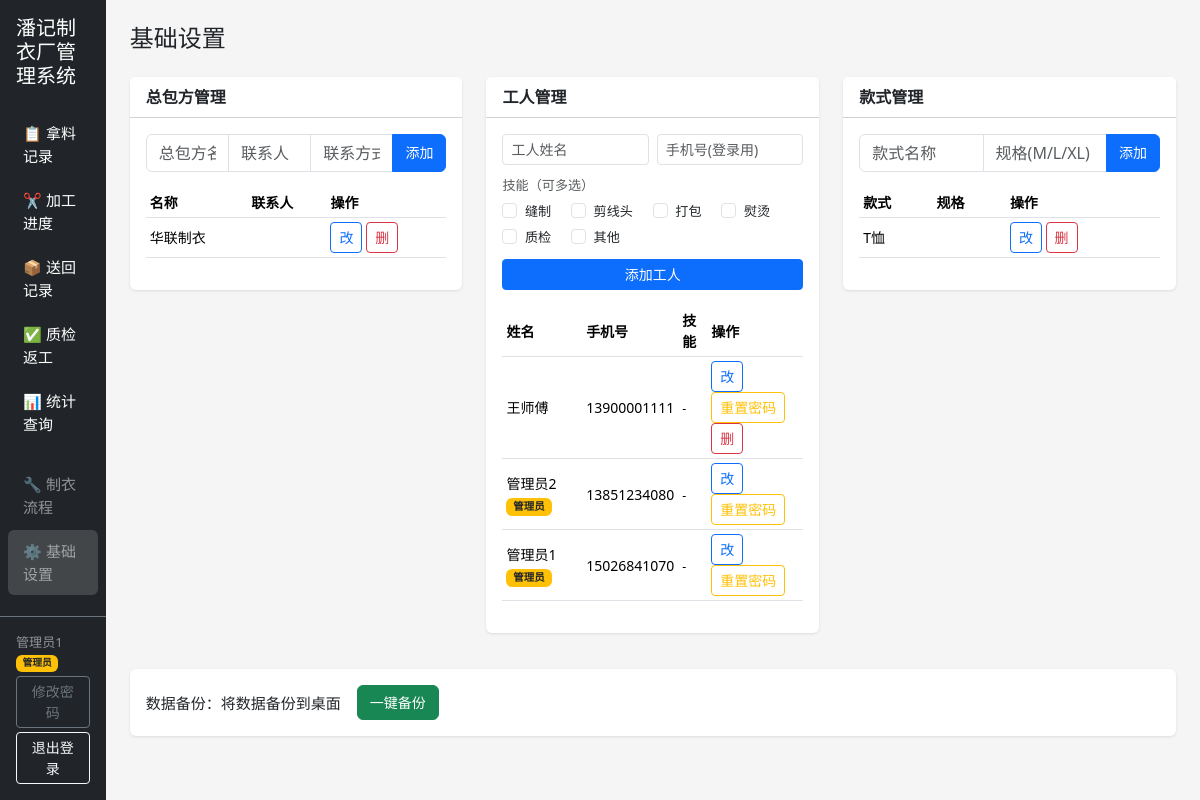
The app's page /settings/ (signed in) with its own data.
### tables this page shows
CREATE TABLE worker (
    id INTEGER PRIMARY KEY AUTOINCREMENT,
    name TEXT NOT NULL,
    phone TEXT DEFAULT '',
    password TEXT DEFAULT '',
    pwd_changed INTEGER DEFAULT 0,
    is_admin INTEGER DEFAULT 0
);

CREATE TABLE contractor (
    id INTEGER PRIMARY KEY AUTOINCREMENT,
    name TEXT NOT NULL,
    contact_person TEXT DEFAULT '',
    contact_info TEXT DEFAULT ''
);

CREATE TABLE style (
    id INTEGER PRIMARY KEY AUTOINCREMENT,
    name TEXT NOT NULL,
    spec TEXT DEFAULT ''
);

### garment/app/views/settings.py (the view)
@bp.route('/')
def index():
    db = get_db()
    contractors = db.execute('SELECT * FROM contractor ORDER BY id DESC').fetchall()
    workers_raw = db.execute('SELECT * FROM worker ORDER BY id DESC').fetchall()
    styles = db.execute('SELECT * FROM style ORDER BY id DESC').fetchall()
    workers = []
    for w in workers_raw:
        skills = db.execute('SELECT skill FROM worker_skill WHERE worker_id=?', (w['id'],)).fetchall()
        workers.append({**dict(w), 'skills': [s['skill'] for s in skills]})
    return render_template('settings.html', contractors=contractors, workers=workers, styles=styles)

### garment/app/models.py (called while the page is built)
def get_db():
    if 'db' not in g:
        g.db = sqlite3.connect(current_app.config['DB_PATH'])
        g.db.row_factory = sqlite3.Row
        g.db.execute('PRAGMA foreign_keys = ON')
    return g.db

### garment/app/views/auth.py (called while the page is built)
@bp.before_app_request
def load_current_user():
    user_id = session.get('user_id')
    if user_id:
        g.user = get_db().execute('SELECT * FROM worker WHERE id=?', (user_id,)).fetchone()
    else:
        g.user = None
    if g.user and not g.user['pwd_changed'] and request.endpoint not in ('auth.change_password', 'auth.logout', 'static'):
        return redirect(url_for('auth.change_password'))

### garment/app/templates/settings.html (shortened to what this page needs)
{% extends "base.html" %}
{% block content %}
<h4 class="mb-4">基础设置</h4>
<div class="row">
    <div class="col-md-4">
        <div class="card">
            <div class="card-header bg-white">总包方管理</div>
            <div class="card-body">
                <form method="POST" action="{{ url_for('settings.add_contractor') }}" class="mb-3">
                    <div class="input-group">
                        <input type="text" name="name" class="form-control" placeholder="总包方名称" required>
                        <input type="text" name="contact_person" class="form-control" placeholder="联系人">
                        <input type="text" name="contact_info" class="form-control" placeholder="联系方式">
                        <button class="btn btn-primary" type="submit">添加</button>
                    </div>
                </form>
                <table class="table table-sm">
                    <thead><tr><th>名称</th><th>联系人</th><th>操作</th></tr></thead>
                    <tbody>
                    {% for c in contractors %}
                    <tr>
                        <td>{{ c.name }}</td>
                        <td>{{ c.contact_person }}</td>
                        <td>
                            <button class="btn btn-sm btn-outline-primary" data-bs-toggle="modal" data-bs-target="#editContractor{{ c.id }}">改</button>
                            <form method="POST" action="{{ url_for('settings.delete_contractor', id=c.id) }}" class="d-inline">
                                <button class="btn btn-sm btn-outline-danger btn-delete" type="submit">删</button>
                            </form>
                        </td>
                    </tr>
                    {% endfor %}
                    </tbody>
                </table>
            </div>
        </div>
    </div>
    <div class="col-md-4">
        <div class="card">
            <div class="card-header bg-white">工人管理</div>
            <div class="card-body">
                <form method="POST" action="{{ url_for('settings.add_worker') }}" class="mb-3">
                    <div class="row g-2 mb-2">
                        <div class="col"><input type="text" name="name" class="form-control form-control-sm" placeholder="工人姓名" required></div>
                        <div class="col"><input type="tel" name="phone" class="form-control form-control-sm" placeholder="手机号(登录用)"></div>
                    </div>
                    <div class="mb-2">
                        <label class="form-label small text-muted mb-1">技能（可多选）</label>
                        <div>
                            {% for skill in ['缝制','剪线头','打包','熨烫','质检','其他'] %}
                            <div class="form-check form-check-inline">
                                <input class="form-check-input" type="checkbox" name="skills" value="{{ skill }}" id="addSkill{{ skill }}">
                                <label class="form-check-label small" for="addSkill{{ skill }}">{{ skill }}</label>
                            </div>
                            {% endfor %}
                        </div>
                    </div>
                    <button class="btn btn-primary btn-sm w-100" type="submit">添加工人</button>
                </form>
                <table class="table table-sm">
                    <thead><tr><th>姓名</th><th>手机号</th><th>技能</th><th>操作</th></tr></thead>
                    <tbody>
                    {% for w in workers %}
                    <tr>
                        <td>{{ w.name }}{% if w.is_admin %} <span class="badge bg-warning text-dark">管理员</span>{% endif %}</td>
                        <td>{{ w.phone }}</td>
                        <td><small>{{ w.skills|join('、') if w.skills else '-' }}</small></td>
                        <td>
                            <button class="btn btn-sm btn-outline-primary" data-bs-toggle="modal" data-bs-target="#editWorker{{ w.id }}">改</button>
                            {% if w.phone %}
                            <form method="POST" action="{{ url_for('settings.reset_worker_pwd', id=w.id) }}" class="d-inline">
                                <button class="btn btn-sm btn-outline-warning btn-delete" type="submit" title="重置为手机号后6位">重置密码</button>
                            </form>
                            {% endif %}
                            {% if not w.is_admin %}
                            <form method="POST" action="{{ url_for('settings.delete_worker', id=w.id) }}" class="d-inline">
                                <button class="btn btn-sm btn-outline-danger btn-delete" type="submit">删</button>
                            </form>
                            {% endif %}
                        </td>
                    </tr>
                    {% endfor %}
                    </tbody>
                </table>
            </div>
        </div>
    </div>
    <div class="col-md-4">
        <div class="card">
            <div class="card-header bg-white">款式管理</div>
            <div class="card-body">
                <form method="POST" action="{{ url_for('settings.add_style') }}" class="mb-3">
                    <div class="input-group">
                        <input type="text" name="name" class="form-control" placeholder="款式名称" required>
                        <input type="text" name="spec" class="form-control" placeholder="规格(M/L/XL)">
                        <button class="btn btn-primary" type="submit">添加</button>
                    </div>
                </form>
                <table class="table table-sm">
                    <thead><tr><th>款式</th><th>规格</th><th>操作</th></tr></thead>
                    <tbody>
                    {% for s in styles %}
                    <tr>
                        <td>{{ s.name }}</td>
                        <td>{{ s.spec }}</td>
                        <td>
                            <button class="btn btn-sm btn-outline-primary" data-bs-toggle="modal" data-bs-target="#editStyle{{ s.id }}">改</button>
                            <form method="POST" action="{{ url_for('settings.delete_style', id=s.id) }}" class="d-inline">
                                <button class="btn btn-sm btn-outline-danger btn-delete" type="submit">删</button>
                            </form>
                        </td>
                    </tr>
                    {% endfor %}
                    </tbody>
                </table>
            </div>
        </div>
    </div>
</div>
<div class="card mt-3">
    <div class="card-body d-flex align-items-center">
        <span class="me-3">数据备份：将数据备份到桌面</span>
        <form method="POST" action="{{ url_for('settings.backup') }}">
            <button class="btn btn-success" type="submit">一键备份</button>
        </form>
    </div>
</div>
{% endblock %}

### garment/app/templates/base.html (shortened to what this page needs)
<!DOCTYPE html>
<html lang="zh-CN">
<head>
    <link href="https://cdn.jsdelivr.net/npm/bootstrap@5.3.3/dist/css/bootstrap.min.css" rel="stylesheet">
    <link rel="stylesheet" href="{{ url_for('static', filename='css/style.css') }}">
</head>
<body>
    <div class="d-flex">
        <nav class="sidebar bg-dark text-white d-flex flex-column">
            <div class="sidebar-header p-3">
                <h5 class="mb-0">潘记制衣厂管理系统</h5>
            </div>
            <ul class="nav flex-column p-2 flex-grow-1">
                <li class="nav-item">
                    <a class="nav-link text-white {% if request.path.startswith('/material') %}active{% endif %}"
                       href="{{ url_for('material.list_materials') }}">📋 拿料记录</a>
                </li>
                <li class="nav-item">
                    <a class="nav-link text-white {% if request.path.startswith('/processing') %}active{% endif %}"
                       href="{{ url_for('processing.list_processing') }}">✂️ 加工进度</a>
                </li>
                <li class="nav-item">
                    <a class="nav-link text-white {% if request.path.startswith('/returns') %}active{% endif %}"
                       href="{{ url_for('returns.list_returns') }}">📦 送回记录</a>
                </li>
                <li class="nav-item">
                    <a class="nav-link text-white {% if request.path.startswith('/qc') %}active{% endif %}"
                       href="{{ url_for('qc.list_qc') }}">✅ 质检返工</a>
                </li>
                <li class="nav-item">
                    <a class="nav-link text-white {% if request.path.startswith('/stats') %}active{% endif %}"
                       href="{{ url_for('stats.index') }}">📊 {{ '统计查询' if g.user and g.user['is_admin'] else '我的统计' }}</a>
                </li>
                {% if g.user and g.user['is_admin'] %}
                <li class="nav-item mt-3">
                    <a class="nav-link text-white-50 {% if request.path.startswith('/flow') %}active{% endif %}"
                       href="{{ url_for('flow.index') }}">🔧 制衣流程</a>
                </li>
                <li class="nav-item">
                    <a class="nav-link text-white-50 {% if request.path.startswith('/settings') %}active{% endif %}"
                       href="{{ url_for('settings.index') }}">⚙️ 基础设置</a>
                </li>
                {% endif %}
            </ul>
            {% if g.user %}
            <div class="p-3 border-top border-secondary">
                <div class="text-white-50 small mb-1">
                    {{ g.user['name'] }}
                    {% if g.user['is_admin'] %}<span class="badge bg-warning text-dark">管理员</span>{% endif %}
                </div>
                <a href="{{ url_for('auth.change_password') }}" class="btn btn-sm btn-outline-secondary w-100 mb-1">修改密码</a>
                <a href="{{ url_for('auth.logout') }}" class="btn btn-sm btn-outline-light w-100">退出登录</a>
            </div>
            {% endif %}
        </nav>
        <main class="main-content flex-grow-1 p-4">
            {% block content %}{% endblock %}
        </main>
    </div>
</body>
</html>

### garment/app/static/css/style.css (style rules this page uses)
body { font-size: 15px; background-color: #f5f5f5; }
.sidebar { width: 200px; min-height: 100vh; position: sticky; top: 0; }
.sidebar .nav-link { font-size: 15px; padding: 10px 15px; border-radius: 6px; margin-bottom: 2px; }
.sidebar .nav-link.active, .sidebar .nav-link:hover { background-color: rgba(255, 255, 255, 0.15); }
.main-content { min-height: 100vh; }
.table th, .table td { vertical-align: middle; font-size: 14px; }
.btn { font-size: 14px; }
.card { border: none; box-shadow: 0 1px 3px rgba(0,0,0,0.1); margin-bottom: 20px; }
.card-header { font-weight: 600; font-size: 16px; }
.form-label { font-weight: 500; }

### records on screen
worker: is_admin "统计查询", user.name "管理员1", name "管理员1", phone "15026841070", skills "-"
contractor: name "华联制衣"
worker: name "王师傅", phone "13900001111", skills "-"
worker: name "管理员2", is_admin "管理员", phone "13851234080", skills "-"
style: name "T恤"

### other values on screen
{{ skill }} "缝制" "剪线头" "打包" "熨烫" "质检" "其他"
